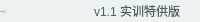
              <widget class="QFrame" name="bottomBar">
               <property name="minimumSize">
                <size>
                 <width>0</width>
                 <height>22</height>
                </size>
               </property>
               <property name="maximumSize">
                <size>
                 <width>16777215</width>
                 <height>22</height>
                </size>
               </property>
               <property name="styleSheet">
                <string notr="true">background-color: #ecf1f1</string>
               </property>
               <property name="frameShape">
                <enum>QFrame::NoFrame</enum>
               </property>
               <property name="frameShadow">
                <enum>QFrame::Raised</enum>
               </property>
               <layout class="QHBoxLayout" name="horizontalLayout_5">
                <property name="spacing">
                 <number>0</number>
                </property>
                <property name="leftMargin">
                 <number>0</number>
                </property>
                <property name="topMargin">
                 <number>0</number>
                </property>
                <property name="rightMargin">
                 <number>0</number>
                </property>
                <property name="bottomMargin">
                 <number>0</number>
                </property>
                <item>
                 <widget class="QLabel" name="creditsLabel">
                  <property name="maximumSize">
                   <size>
                    <width>16777215</width>
                    <height>16</height>
                   </size>
                  </property>
                  <property name="font">
                   <font>
                    <family>Segoe UI</family>
                    <pointsize>-1</pointsize>
                    <weight>50</weight>
                    <italic>false</italic>
                    <bold>false</bold>
                   </font>
                  </property>
                  <property name="styleSheet">
                   <string notr="true">color: #4d5d5d;</string>
                  </property>
                  <property name="text">
                   <string>By: 第 14 组</string>
                  </property>
                  <property name="alignment">
                   <set>Qt::AlignLeading|Qt::AlignLeft|Qt::AlignVCenter</set>
                  </property>
                 </widget>
                </item>
                <item>
                 <widget class="QLabel" name="version">
                  <property name="styleSheet">
                   <string notr="true">color: #4d5d5d;</string>
                  </property>
                  <property name="text">
                   <string>v1.1 实训特供版</string>
                  </property>
                  <property name="alignment">
                   <set>Qt::AlignRight|Qt::AlignTrailing|Qt::AlignVCenter</set>
                  </property>
                 </widget>
                </item>
                <item>
                 <widget class="QFrame" name="frame_size_grip">
                  <property name="minimumSize">
                   <size>
                    <width>20</width>
                    <height>0</height>
                   </size>
                  </property>
                  <property name="maximumSize">
                   <size>
                    <width>20</width>
                    <height>16777215</height>
                   </size>
                  </property>
                  <property name="frameShape">
                   <enum>QFrame::NoFrame</enum>
                  </property>
                  <property name="frameShadow">
                   <enum>QFrame::Raised</enum>
                  </property>
                 </widget>
                </item>
               </layout>
              </widget>
